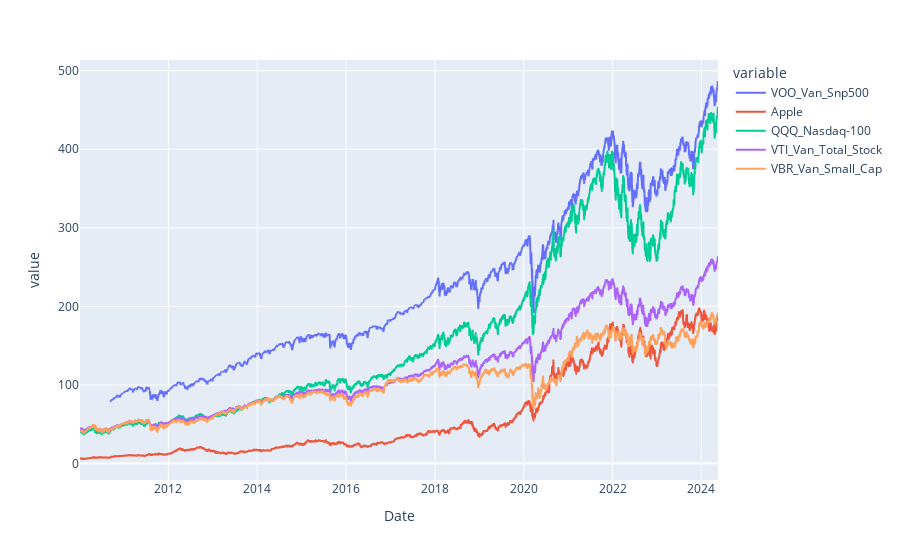

Write notebook code for a chart like this one.
### Markdown cell above
## Part 1

### Code cell
# Plot raw data
px.line(data_frame = stocks_df, y = names[2:])

### Figure 1 — Plotly figure (JSON) as saved in the notebook; plotly's stock layout.template omitted (floating-point values rounded to 4 significant figures; data arrays with more than 128 entries replaced by an {"elided": "..."} marker saying what was removed)
{"data": [{"hovertemplate": "variable=VOO_Van_Snp500<br>Date=%{x}<br>value=%{y}<extra></extra>", "legendgroup": "VOO_Van_Snp500", "line": {"color": "#636efa", "dash": "solid"}, "marker": {"symbol": "circle"}, "mode": "lines", "name": "VOO_Van_Snp500", "showlegend": true, "type": "scattergl", "x": {"elided": "3618 str values"}, "xaxis": "x", "y": {"elided": "3618 float values"}, "yaxis": "y"}, {"hovertemplate": "variable=Apple<br>Date=%{x}<br>value=%{y}<extra></extra>", "legendgroup": "Apple", "line": {"color": "#EF553B", "dash": "solid"}, "marker": {"symbol": "circle"}, "mode": "lines", "name": "Apple", "showlegend": true, "type": "scattergl", "x": {"elided": "3618 str values"}, "xaxis": "x", "y": {"elided": "3618 float values"}, "yaxis": "y"}, {"hovertemplate": "variable=QQQ_Nasdaq-100<br>Date=%{x}<br>value=%{y}<extra></extra>", "legendgroup": "QQQ_Nasdaq-100", "line": {"color": "#00cc96", "dash": "solid"}, "marker": {"symbol": "circle"}, "mode": "lines", "name": "QQQ_Nasdaq-100", "showlegend": true, "type": "scattergl", "x": {"elided": "3618 str values"}, "xaxis": "x", "y": {"elided": "3618 float values"}, "yaxis": "y"}, {"hovertemplate": "variable=VTI_Van_Total_Stock<br>Date=%{x}<br>value=%{y}<extra></extra>", "legendgroup": "VTI_Van_Total_Stock", "line": {"color": "#ab63fa", "dash": "solid"}, "marker": {"symbol": "circle"}, "mode": "lines", "name": "VTI_Van_Total_Stock", "showlegend": true, "type": "scattergl", "x": {"elided": "3618 str values"}, "xaxis": "x", "y": {"elided": "3618 float values"}, "yaxis": "y"}, {"hovertemplate": "variable=VBR_Van_Small_Cap<br>Date=%{x}<br>value=%{y}<extra></extra>", "legendgroup": "VBR_Van_Small_Cap", "line": {"color": "#FFA15A", "dash": "solid"}, "marker": {"symbol": "circle"}, "mode": "lines", "name": "VBR_Van_Small_Cap", "showlegend": true, "type": "scattergl", "x": {"elided": "3618 str values"}, "xaxis": "x", "y": {"elided": "3618 float values"}, "yaxis": "y"}], "layout": {"legend": {"title": {"text": "variable"}, "tracegroupgap": 0}, "margin": {"t": 60}, "xaxis": {"anchor": "y", "domain": [0, 1], "title": {"text": "Date"}}, "yaxis": {"anchor": "x", "domain": [0, 1], "title": {"text": "value"}}}}
